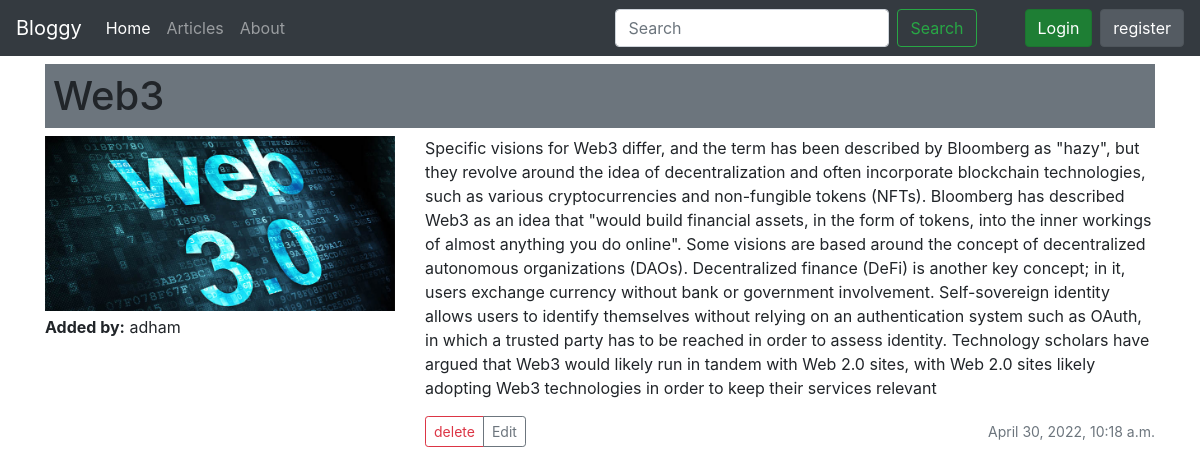
The page /articles/web-3/ on the database its author committed.
### articles/models.py (models this page shows, shortened)
class Article(models.Model):
    title = models.CharField(max_length=100)
    slug = models.SlugField()
    body = models.TextField()
    created_at = models.DateTimeField(auto_now_add=True)
    thumbnail = models.ImageField(default= 'default.png', blank=True)
    author = models.ForeignKey(User,default=None, on_delete=models.CASCADE)
    class Meta:
        ordering = ['-created_at']

### articles/views.py (the view)
# urls.py: path('<slug:article_slug>/', views.get, name='get'),
def get(request, article_slug):
    article = Article.objects.get(slug=article_slug)
    context = {
        'article': article
    }
    return render(request, 'articles/get.html',context)

### templates/articles/get.html (shortened to what this page needs)
{% extends 'base_layout.html' %}
{% block content %}
<div class="container">
    <div class="row">
        <div class="col-md-12">
            <h1 class="mt-2 p-2 bg-secondary">{{ article.title }}</h1>
            <div class="row">
                <div class="col-md-4">
                    <img src="{{ article.thumbnail.url }}" alt="{{ article.title }}" class="img-fluid">
                    <p class="mt-1">
                        <strong>Added by:</strong> {{ article.author }}
                    </p>
                </div>
                <div class="col-md-8">
                    <p>{{ article.body }}</p>
                    <div class="d-flex justify-content-between align-items-center">
                        <div class="btn-group">
                            <a href="/articles/{{ article.slug }}/" class="btn btn-sm btn-outline-danger">delete</a>
                            <a href="/articles/{{ article.slug }}/edit/" class="btn btn-sm btn-outline-secondary">Edit</a>
                        </div>
                        <small class="text-muted">{{ article.created_at }}</small>
                    </div>
                </div>
            </div>
        </div>
    </div>
</div>
{% endblock %}

### templates/base_layout.html (shortened to what this page needs)
{% load static %}
<!DOCTYPE html>
<html lang="en">
    <head>
        <link rel="stylesheet" href="{% static 'style.css' %}">
        <link rel="stylesheet" href="https://cdn.jsdelivr.net/npm/bootstrap@4.6.1/dist/css/bootstrap.min.css">
    </head>
    <body>
        <nav class="navbar navbar-expand-lg navbar-dark bg-dark">
            <a class="navbar-brand" href="/">Bloggy</a>
            <div class="collapse navbar-collapse" id="navbarSupportedContent">
                <ul class="navbar-nav mr-auto">
                    <li class="nav-item active">
                        <a class="nav-link" href="/">Home <span class="sr-only">(current)</span></a>
                    </li>
                    <li class="nav-item">
                        <a class="nav-link" href="/articles/">Articles</a>
                    </li>
                    <li class="nav-item">
                        <a class="nav-link" href="/about/">About</a>
                    </li>
                </ul>
                <form class="form-inline my-2 my-lg-0">
                    <input class="form-control mr-sm-2" type="search" placeholder="Search" aria-label="Search">
                    <button class="btn btn-outline-success my-2 my-sm-0" type="submit">Search</button>
                </form>
                {% if user.is_authenticated %}
                <a href="{% url 'articles:create' %}" class="btn btn-outline-success ml-1">New Article</a>
                <form action="{% url 'accounts:logout' %}" class="" method="post">
                    {% csrf_token %}
                    <button class="btn btn-success btn-md active ml-5" type="submit" >Logout</button>
                </form>
                {% else %}
                <a href="{% url 'accounts:login' %}" class="ml-5"><button class="btn btn-success btn-md active" >Login</button></a>
                <a href="/accounts/register" class=""><button class="btn btn-secondary btn-md ml-2 active" >register</button></a>
                {% endif %}
            </div>
        </nav>
        <div class="wrapper">
            {% block content %}
            {% endblock %}
        </div>
    </body>
</html>

### rows shown on the page
Article: title "Web3", thumbnail (picture), author "adham", body "Specific visions for Web3 differ, and the term has been described by Bloomberg as \"hazy\", but they revolve around the idea of decentralization and often incorporate blockchain technologies, such as various cryptocurrencies and non-fungible tokens (NFTs). Bloomberg has described Web3 as an idea that \"would build financial assets, in the form of tokens, into the inner workings of almost anything you do online\". Some visions are based around the concept of decentralized autonomous organizations (DAOs). Decentralized finance (DeFi) is another key concept; in it, users exchange currency without bank or government involvement. Self-sovereign identity allows users to identify themselves without…", created_at "April 30, 2022, 10:18 a.m."
